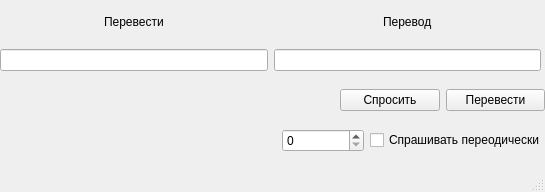
<?xml version="1.0" encoding="UTF-8"?>
<ui version="4.0">
 <class>MainWindow</class>
 <widget class="QMainWindow" name="MainWindow">
  <property name="geometry">
   <rect>
    <x>0</x>
    <y>0</y>
    <width>545</width>
    <height>192</height>
   </rect>
  </property>
  <property name="sizePolicy">
   <sizepolicy hsizetype="Maximum" vsizetype="Maximum">
    <horstretch>0</horstretch>
    <verstretch>0</verstretch>
   </sizepolicy>
  </property>
  <property name="sizeIncrement">
   <size>
    <width>0</width>
    <height>0</height>
   </size>
  </property>
  <property name="windowTitle">
   <string>MainWindow</string>
  </property>
  <widget class="QWidget" name="centralwidget">
   <widget class="QWidget" name="gridLayoutWidget_3">
    <property name="geometry">
     <rect>
      <x>340</x>
      <y>80</y>
      <width>205</width>
      <height>41</height>
     </rect>
    </property>
    <layout class="QGridLayout" name="ButtonGroup">
     <item row="0" column="1">
      <widget class="QPushButton" name="Translate">
       <property name="text">
        <string>Перевести</string>
       </property>
      </widget>
     </item>
     <item row="0" column="0">
      <widget class="QPushButton" name="ASK_Button">
       <property name="text">
        <string>Спросить</string>
       </property>
      </widget>
     </item>
    </layout>
   </widget>
   <widget class="QWidget" name="horizontalLayoutWidget">
    <property name="geometry">
     <rect>
      <x>0</x>
      <y>0</y>
      <width>541</width>
      <height>71</height>
     </rect>
    </property>
    <layout class="QHBoxLayout" name="AllLineTranslate">
     <item>
      <layout class="QGridLayout" name="GroupTranslate_1">
       <item row="1" column="0" colspan="3">
        <widget class="QLineEdit" name="LineTranslate_1">
         <property name="text">
          <string/>
         </property>
        </widget>
       </item>
       <item row="0" column="0">
        <spacer name="horizontalSpacer_1_1">
         <property name="orientation">
          <enum>Qt::Horizontal</enum>
         </property>
         <property name="sizeHint" stdset="0">
          <size>
           <width>40</width>
           <height>20</height>
          </size>
         </property>
        </spacer>
       </item>
       <item row="0" column="1">
        <widget class="QLabel" name="LabelTranslate_1">
         <property name="text">
          <string>Перевести</string>
         </property>
        </widget>
       </item>
       <item row="0" column="2">
        <spacer name="horizontalSpacer_1_2">
         <property name="orientation">
          <enum>Qt::Horizontal</enum>
         </property>
         <property name="sizeHint" stdset="0">
          <size>
           <width>40</width>
           <height>20</height>
          </size>
         </property>
        </spacer>
       </item>
      </layout>
     </item>
     <item>
      <layout class="QGridLayout" name="GroupTranslate_2">
       <item row="1" column="0" colspan="3">
        <widget class="QLineEdit" name="LineTranslate_2">
         <property name="text">
          <string/>
         </property>
        </widget>
       </item>
       <item row="0" column="0">
        <spacer name="horizontalSpacer_2_1">
         <property name="orientation">
          <enum>Qt::Horizontal</enum>
         </property>
         <property name="sizeHint" stdset="0">
          <size>
           <width>40</width>
           <height>20</height>
          </size>
         </property>
        </spacer>
       </item>
       <item row="0" column="1">
        <widget class="QLabel" name="LabelTranslate_2">
         <property name="text">
          <string>Перевод</string>
         </property>
        </widget>
       </item>
       <item row="0" column="2">
        <spacer name="horizontalSpacer_2_2">
         <property name="orientation">
          <enum>Qt::Horizontal</enum>
         </property>
         <property name="sizeHint" stdset="0">
          <size>
           <width>40</width>
           <height>20</height>
          </size>
         </property>
        </spacer>
       </item>
      </layout>
     </item>
    </layout>
   </widget>
   <widget class="QWidget" name="horizontalLayoutWidget_2">
    <property name="geometry">
     <rect>
      <x>282</x>
      <y>120</y>
      <width>263</width>
      <height>41</height>
     </rect>
    </property>
    <layout class="QHBoxLayout" name="horizontalLayout">
     <item>
      <widget class="QSpinBox" name="TimeSpinBox">
       <property name="sizePolicy">
        <sizepolicy hsizetype="Minimum" vsizetype="Fixed">
         <horstretch>0</horstretch>
         <verstretch>0</verstretch>
        </sizepolicy>
       </property>
       <property name="maximumSize">
        <size>
         <width>16777215</width>
         <height>16777215</height>
        </size>
       </property>
       <property name="sizeIncrement">
        <size>
         <width>0</width>
         <height>0</height>
        </size>
       </property>
       <property name="baseSize">
        <size>
         <width>0</width>
         <height>0</height>
        </size>
       </property>
       <property name="maximum">
        <number>60</number>
       </property>
      </widget>
     </item>
     <item>
      <widget class="QCheckBox" name="ASK_CheckBox">
       <property name="text">
        <string>Спрашивать переодически</string>
       </property>
      </widget>
     </item>
    </layout>
   </widget>
  </widget>
  <widget class="QStatusBar" name="statusbar"/>
 </widget>
 <resources/>
 <connections/>
</ui>
